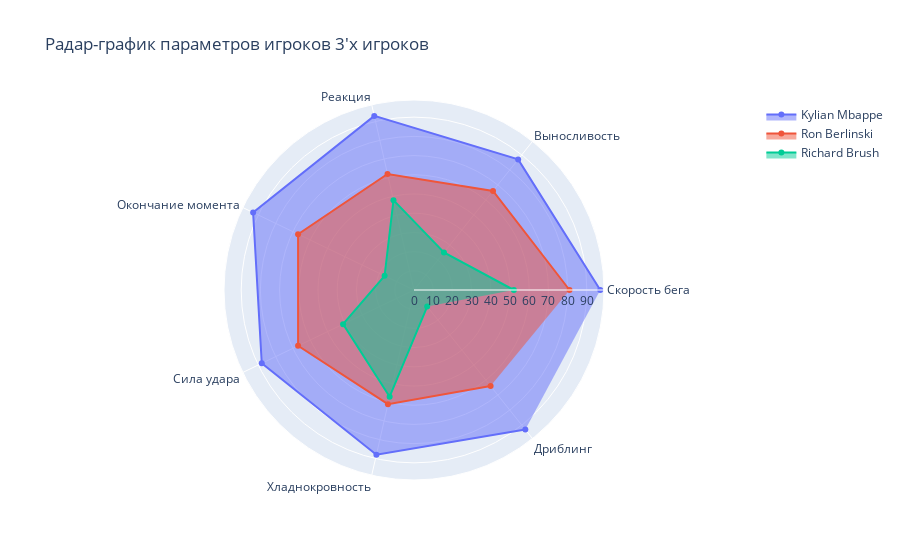

The notebook cell this image was saved under:
### Code cell
features = ['Скорость бега', 'Выносливость', 'Реакция', 'Окончание момента', 'Сила удара', 'Хладнокровность', 'Дриблинг'] # Перевод признаков на русский язык

fig = go.Figure()

fig.add_trace(go.Scatterpolar(
      r=values_1,
      theta=features,
      fill='toself',
      name=player_name_1
))

fig.add_trace(go.Scatterpolar(
      r=values_3,
      theta=features,
      fill='toself',
      name=player_name_3
))

fig.add_trace(go.Scatterpolar(
      r=values_2,
      theta=features,
      fill='toself',
      name=player_name_2
))

fig.update_layout(
  title='Радар-график параметров игроков 3\'х игроков',
  polar=dict(
    radialaxis=dict(
      visible=True
    )),
  showlegend=True
)

fig.show()

### Figure 1 — Plotly figure (JSON) as saved in the notebook; plotly's stock layout.template omitted (floating-point values rounded to 4 significant figures)
{"data": [{"fill": "toself", "name": "Kylian Mbappe", "r": [97, 87, 93, 93, 88, 88, 93], "theta": ["Скорость бега", "Выносливость", "Реакция", "Окончание момента", "Сила удара", "Хладнокровность", "Дриблинг"], "type": "scatterpolar"}, {"fill": "toself", "name": "Ron Berlinski", "r": [81, 66, 62, 67, 67, 61, 64], "theta": ["Скорость бега", "Выносливость", "Реакция", "Окончание момента", "Сила удара", "Хладнокровность", "Дриблинг"], "type": "scatterpolar"}, {"fill": "toself", "name": "Richard Brush", "r": [52, 25, 48, 17, 41, 57, 11], "theta": ["Скорость бега", "Выносливость", "Реакция", "Окончание момента", "Сила удара", "Хладнокровность", "Дриблинг"], "type": "scatterpolar"}], "layout": {"polar": {"radialaxis": {"visible": true}}, "showlegend": true, "title": {"text": "Радар-график параметров игроков 3'х игроков"}}}
